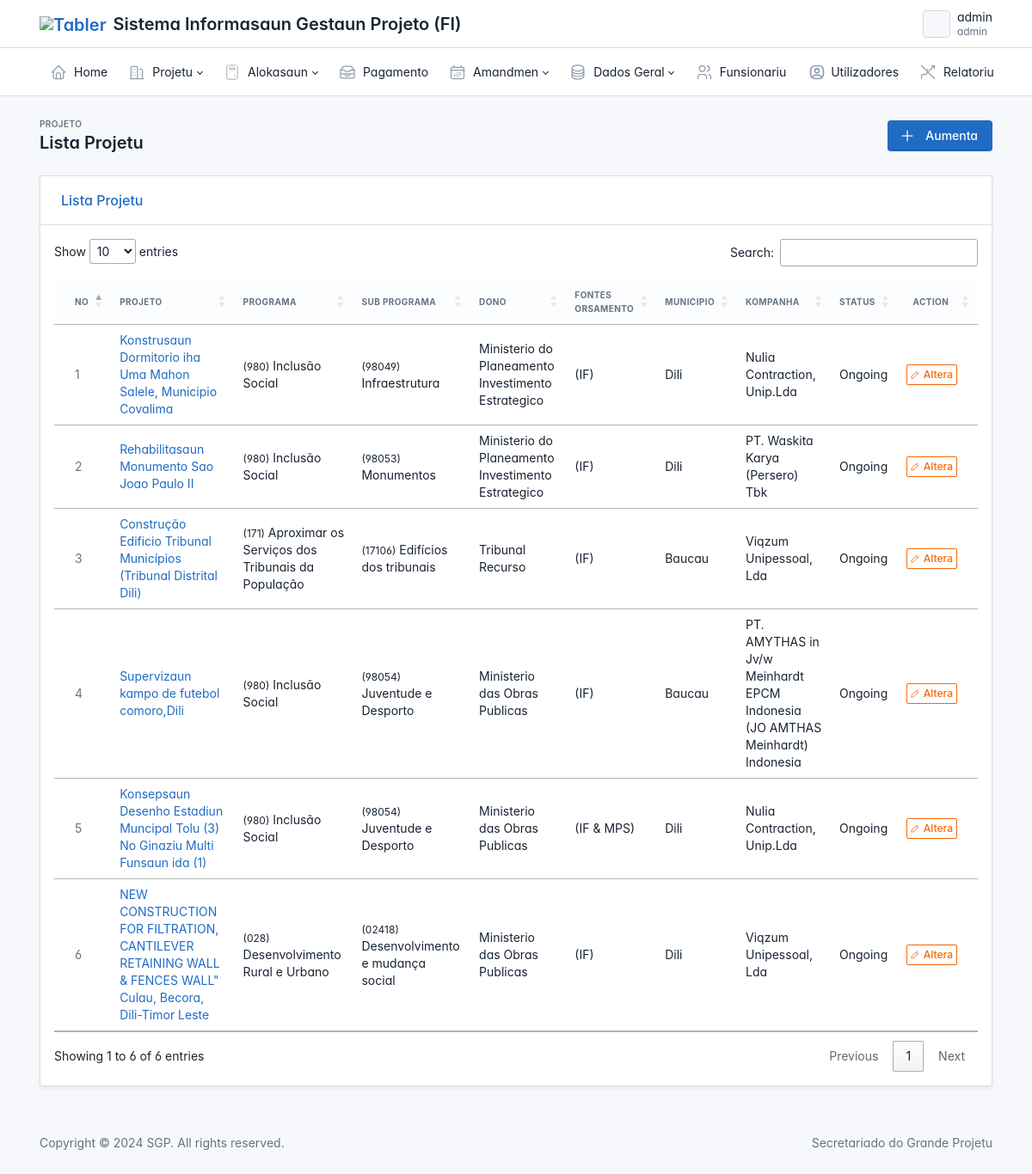
The page /project/ (signed in) on the database as committed earlier.
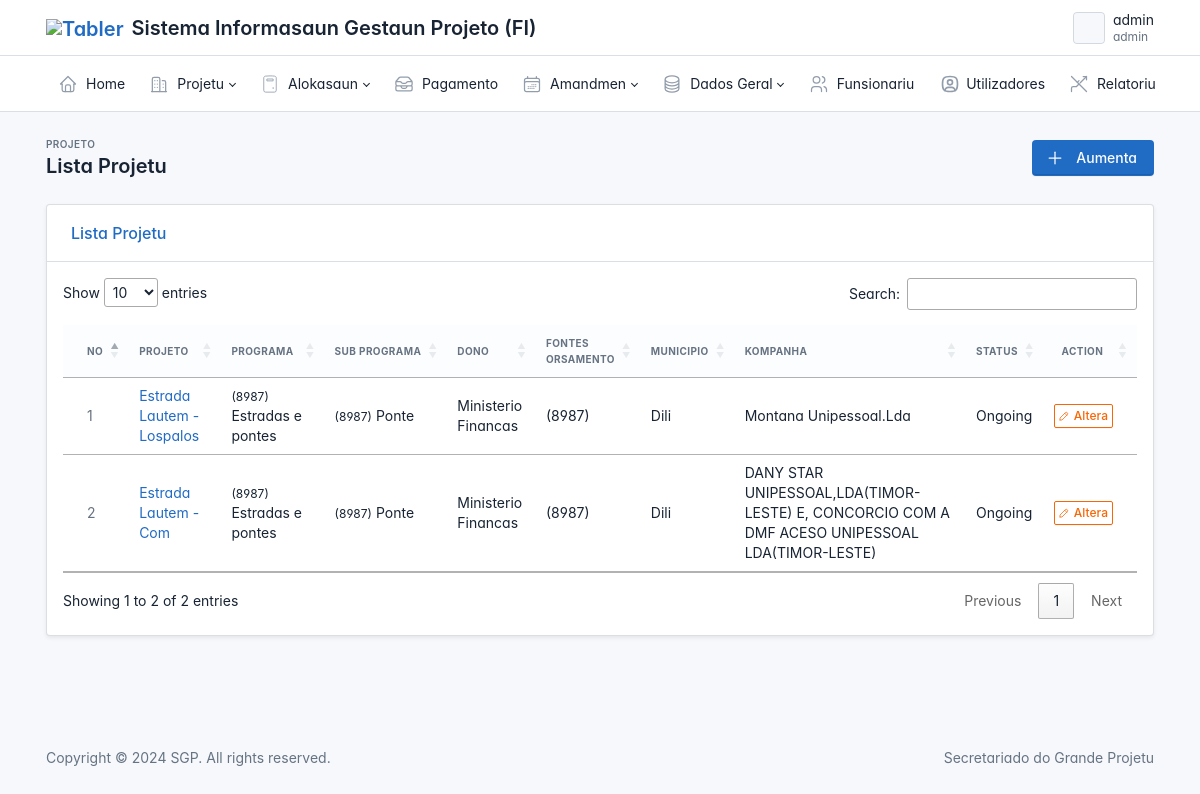
The same page on the database as committed later.
### project/models.py (models this page shows, shortened)
class Project(models.Model):
    name = models.CharField(max_length=500, verbose_name="Projeto")
    activity_code = models.CharField(max_length=50, null=True, blank=True, verbose_name="Kodigo Atividade")
    program = models.ForeignKey(Program, on_delete=models.CASCADE, null=True, blank=True, verbose_name="Programa", related_name="project_program")
    sub_program = models.ForeignKey(SubProgram, on_delete=models.CASCADE, null=True, blank=True, verbose_name="Sub Programa", related_name="project_sub_program")
    owner = models.ForeignKey(Owner, on_delete=models.CASCADE, null=True, blank=True, related_name="project_owner")
    fund = models.ForeignKey(Fund, on_delete=models.CASCADE, null=True, blank=True, verbose_name="Fontes Orsamento", related_name="project_fund")
    type = models.ForeignKey(Type, on_delete=models.CASCADE, null=True, blank=True, verbose_name="Tipo Projeto", related_name='project_type')
    year = models.ForeignKey(Ano, on_delete=models.CASCADE, null=True, blank=True, verbose_name="Tinan Plano Projeto", related_name='project_year')
    owner_estimation = models.DecimalField(max_digits=11, decimal_places=2, blank=True, null=True)
    is_active = models.BooleanField(default=False, null=True, blank=True)
    datetime = models.DateTimeField(auto_now_add=True, null=True, blank=True)
    user = models.ForeignKey(User, on_delete=models.CASCADE, null=True,  blank=True, related_name="project_user")
    uuid = models.UUIDField(default=uuid.uuid4, editable=False, unique=True, null=True, blank=True)
    class Meta:
        verbose_name = "Projeto"
        verbose_name_plural = "Lista Projeto"

class Program(models.Model):
    code = models.CharField(max_length=10, null=True, blank=True)
    name = models.CharField(max_length=100)

class SubProgram(models.Model):
    program = models.ForeignKey(Program, on_delete=models.SET_NULL, null=True, blank=True)
    code = models.CharField(max_length=50, null=True, blank=True)
    name = models.CharField(max_length=100)

class Owner(models.Model):
    name = models.CharField(max_length=100)
    code = models.CharField(max_length=50)

class Fund(models.Model):
    code = models.CharField(max_length=50, null=True, blank=True)
    name = models.CharField(max_length=100)
    desc = models.TextField(blank=True)

class ProjectLocation(models.Model):
    project = models.OneToOneField( Project, on_delete=models.CASCADE, null=True, blank=True, related_name="project_location")
    municipality = models.ForeignKey(Municipality, on_delete=models.CASCADE, null=True, blank=True, related_name="project_location_municipality", verbose_name="Municipio" )
    administrative_post = models.ForeignKey(AdministrativePost, on_delete=models.CASCADE, null=True, blank=True, related_name="project_location_administrativepost", verbose_name="Posto Administrativo" )
    village = models.ForeignKey(Village, on_delete=models.CASCADE, null=True, blank=True, related_name="project_location_village", verbose_name="Suco")
    aldeia = models.ForeignKey(Aldeia, on_delete=models.CASCADE, null=True, blank=True, related_name="project_location_aldeia", verbose_name="Aldeia")
    latitude_start = models.DecimalField(max_digits=20, decimal_places=6, null=True, blank=True, verbose_name="Latitude Inisiu")
    longitude_start = models.DecimalField(max_digits=20, decimal_places=6, null=True, blank=True, verbose_name="Longitude Inisiu")
    latitude_end = models.DecimalField(max_digits=20, decimal_places=6, null=True, blank=True, verbose_name="Latitude Remata")
    longitude_end = models.DecimalField(max_digits=20,decimal_places=6, null=True, blank=True, verbose_name="Longitude Remata")
    user = models.ForeignKey(User, on_delete=models.CASCADE, null=True,  blank=True, related_name="project_location_user")
    class Meta:
        verbose_name = "Lokalizasaun Projeto"
        verbose_name_plural = "Lista Lokalizasaun Projeto"

class Company(models.Model):
    name = models.CharField(max_length=500, null=True)

class Status(models.Model):
    name = models.CharField(max_length=500, null=True)

### custom/models.py (models this page shows, shortened)
class Municipality(models.Model):
	name = models.CharField(max_length=100)

### contract/models.py (models this page shows, shortened)
class Contract(models.Model):
    project = models.OneToOneField(Project, on_delete=models.CASCADE, null=True, blank=True, verbose_name="Projeto", related_name="contract_project")
    company = models.ForeignKey(Company, on_delete=models.CASCADE, null=True, blank=True, verbose_name="Kompanha/Vendors", related_name="contract_company")
    status = models.ForeignKey(Status, on_delete=models.CASCADE, null=True, blank=True, verbose_name="Status", related_name="contract_status")
    start_date = models.DateField(null=True, blank=True)
    end_date = models.DateField(null=True, blank=True)
    number = models.CharField(max_length=100, null=True,blank=True)
    amount = models.DecimalField(max_digits=11, decimal_places=2, blank=True, null=True)
    is_active = models.BooleanField(default=False, null=True, blank=True)
    datetime = models.DateTimeField(auto_now_add=True, null=True, blank=True)
    user = models.ForeignKey(User, on_delete=models.CASCADE, null=True,  blank=True, related_name="contract_user")
    uuid = models.UUIDField(default=uuid.uuid4, editable=False, unique=True, null=True, blank=True)
    class Meta:
        verbose_name = "Kontratu Projeto Original"
        verbose_name_plural = "Lista Kontratu Projeto"

### main/decorators.py (the view)
        def wrapper_func(request, *args, **kwargs):
            group = None
            if request.user.groups.all()[0].name:
                group = request.user.groups.all()[0].name
            if group in allow_roles:
                return view_func(request, *args, **kwargs)
            else:
                return render(request, 'layout/403.html')

### main/context_processors.py (called while the page is built)
def user_group(request):
    group_name = None
    if request.user.is_authenticated and request.user.groups.exists():
        group_name = request.user.groups.first().name
    return {
        'user_group': group_name
    }

def user_programs_processor(request):
    context = {
        'user_programs': None
    }
    if request.user.is_authenticated:
        try:
            funsionariu = Funsionariu.objects.get(user=request.user)
            context['user_programs'] = funsionariu.program.all()
        except Funsionariu.DoesNotExist:
            if request.user.is_superuser:
                context['user_programs'] = Program.objects.all()
            else:
                context['user_programs'] = Program.objects.none()
    return context

### project/views/project.py (called while the page is built)
@login_required
@allow_user(allow_roles=['admin', 'finance', 'diretor'])
def ProjectLists(request):
    group = request.user.groups.all()[0].name
    data = Project.objects.all()
    conteudo = {
        "title" : "Lista Projetu",
        'data' : data,
        'group':group
    }
    return render(request, 'project/list.html',conteudo)

### project/templates/project/list.html (shortened to what the changed rows need)
{% extends 'layout/base.html' %}
{% load crispy_forms_tags %}
{% block content %}
{% load static %}
<div class="page-wrapper">
    <div class="page-header d-print-none">
        <div class="container-xl">
            <div class="row g-2 align-items-center">
                <div class="col">
                    <h2 class="page-title">{{ title }}</h2>
                </div>
            </div>
        </div>
    </div>
    <div class="page-body">
        <div class="container-xl">
            <div class="card shadow-sm">
                <div class="card-body p-0">
                    <div id="table-default" class="table-responsive p-3">
                        <table id="myTable" class="table table-vcenter table-hover card-table">
                            <thead>
                                <tr>
                                    <th class="w-1">No</th>
                                    <th>Projeto</th>
                                    <th>Programa</th>
                                    <th>Sub Programa</th>
                                    <th>Dono</th>
                                    <th>Fontes <br> Orsamento</th>
                                    <th>Municipio</th>
                                    <th>Kompanha</th>
                                    <th>Status</th>
                                    <th class="w-1 text-center">Action</th>
                                </tr>
                            </thead>
                            <tbody class="table-tbody">
                                {% for data in data %}
                                <tr>
                                    <td class="text-muted">{{ forloop.counter }}</td>
                                    <td class="font-weight-medium text-dark">
                                        <a href="{% url 'proj-detail' data.uuid %}">{{ data.name }}</a>
                                    </td>
                                    <td><small>({{data.program.code}})</small> {{data.program.name}}</td>
                                    <td><small>({{data.sub_program.code}})</small> {{data.sub_program.name}}</td>
                                    <td>{{data.owner.name}}</td>
                                    <td>({{data.fund.code}})</td>
                                    <td>{{data.project_location.municipality.name|default:"-"}}</td>
                                    <td>{{data.contract_project.company.name|default:"-"}}</td>
                                    <td>{{data.contract_project.status.name|default:"-"}}</td>
                                    <td class="text-center">
                                        <button class="btn btn-outline-warning btn-sm"
                                                data-bs-toggle="modal"
                                                data-bs-target="#modal-update-{{ data.id }}">
                                            Altera
                                        </button>
                                    </td>
                                </tr>
                                {% endfor %}
                            </tbody>
                        </table>
                    </div>
                </div>
            </div>
        </div>
    </div>
</div>
{% endblock content %}
{% block script %}
<link rel="stylesheet" href="https://cdn.datatables.net/1.13.7/css/jquery.dataTables.min.css">
<link rel="stylesheet" href="https://cdn.datatables.net/buttons/2.4.2/css/buttons.dataTables.min.css">
<link rel="stylesheet" href="https://cdn.datatables.net/searchbuilder/1.6.0/css/searchBuilder.dataTables.min.css">
{% endblock script %}

Rows that differ between the two databases and show on the page:
removed Project: name "Konstrusaun Dormitorio iha Uma Mahon Salele, Municipio Covalima", program.code "980", program.name "Inclusão Social", sub_program.code "98049", sub_program.name "Infraestrutura", owner.name "Ministerio do Planeamento Investimento Estrategico", fund.code "IF", project_location.municipality.name "Dili", contract_project.company.name "Nulia Contraction, Unip.Lda", contract_project.status.name "Ongoing"
removed Project: name "Rehabilitasaun Monumento Sao Joao Paulo II", program.code "980", program.name "Inclusão Social", sub_program.code "98053", sub_program.name "Monumentos", owner.name "Ministerio do Planeamento Investimento Estrategico", fund.code "IF", project_location.municipality.name "Dili", contract_project.company.name "PT. Waskita Karya (Persero) Tbk", contract_project.status.name "Ongoing"
removed Project: name "Construção Edificio Tribunal Municípios (Tribunal Distrital Dili)", program.code "171", program.name "Aproximar os Serviços dos Tribunais da População", sub_program.code "17106", sub_program.name "Edifícios dos tribunais", owner.name "Tribunal Recurso", fund.code "IF", project_location.municipality.name "Baucau", contract_project.company.name "Viqzum Unipessoal, Lda", contract_project.status.name "Ongoing"
removed Project: name "NEW CONSTRUCTION FOR FILTRATION, CANTILEVER RETAINING WALL & FENCES WALL\" Culau, Becora, Dili-Timor Leste", program.code "028", program.name "Desenvolvimento Rural e Urbano", sub_program.code "02418", sub_program.name "Desenvolvimento e mudança social", owner.name "Ministerio das Obras Publicas", fund.code "IF", project_location.municipality.name "Dili", contract_project.company.name "Viqzum Unipessoal, Lda", contract_project.status.name "Ongoing"
changed Project: name "Supervizaun kampo de futebol comoro,Dili" → "Estrada Lautem - Lospalos"; program.code "980" → "8987"; program.name "Inclusão Social" → "Estradas e pontes"; sub_program.code "98054" → "8987"; sub_program.name "Juventude e Desporto" → "Ponte"; owner.name "Ministerio das Obras Publicas" → "Ministerio Financas"; fund.code "IF" → "8987"; project_location.municipality.name "Baucau" → "Dili"; contract_project.company.name "PT. AMYTHAS in Jv/w Meinhardt EPCM Indonesia (JO AMTHAS Meinhardt) Indonesia" → "Montana Unipessoal.Lda"
changed Project: name "Konsepsaun Desenho Estadiun Muncipal Tolu (3) No Ginaziu Multi Funsaun ida (1)" → "Estrada Lautem - Com"; program.code "980" → "8987"; program.name "Inclusão Social" → "Estradas e pontes"; sub_program.code "98054" → "8987"; sub_program.name "Juventude e Desporto" → "Ponte"; owner.name "Ministerio das Obras Publicas" → "Ministerio Financas"; fund.code "IF & MPS" → "8987"; contract_project.company.name "Nulia Contraction, Unip.Lda" → "DANY STAR UNIPESSOAL,LDA(TIMOR-LESTE) E, CONCORCIO COM A DMF ACESO UNIPESSOAL LDA(TIMOR-LESTE)"
Other text that changed with them:
text written by a page script: "Show entries Search: Showing 1 to 6 of 6 entries Previous 1 Next" → "Show entries Search: Showing 1 to 2 of 2 entries Previous 1 Next"
